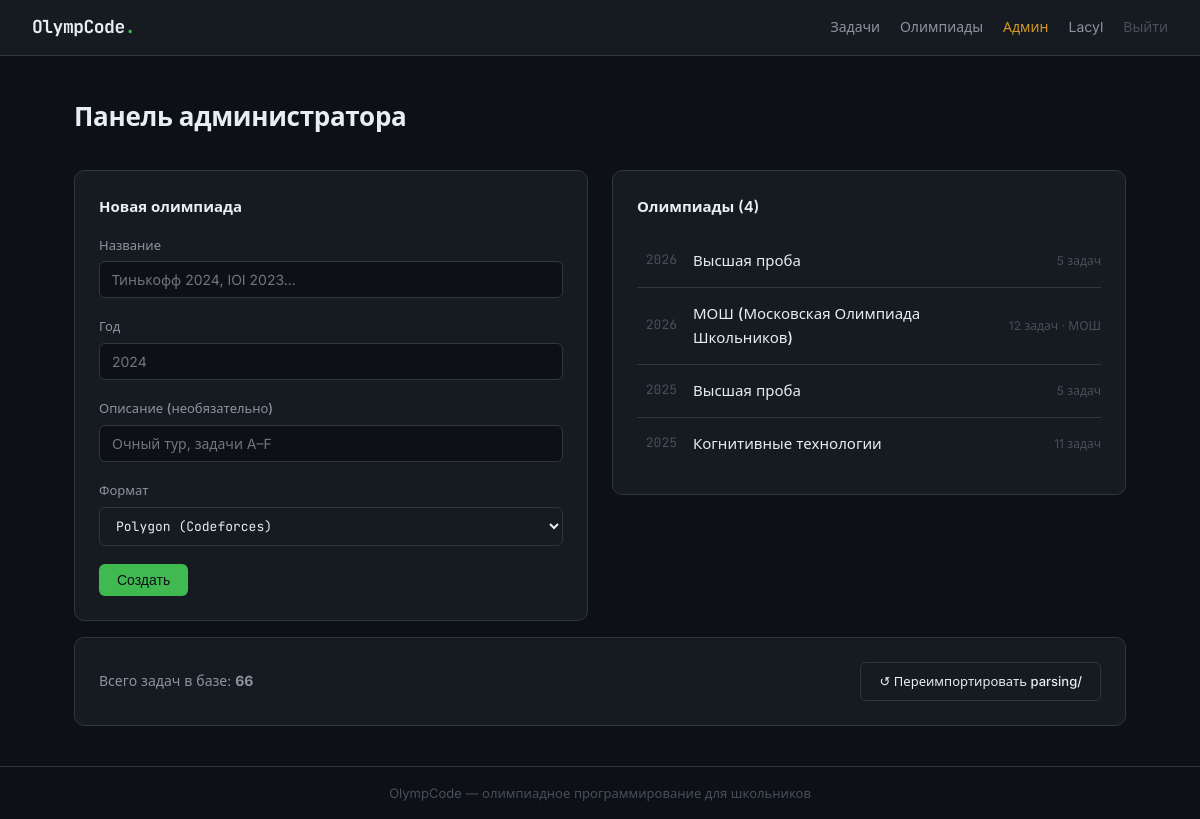
Page /admin/ (signed in) on the earlier database version.
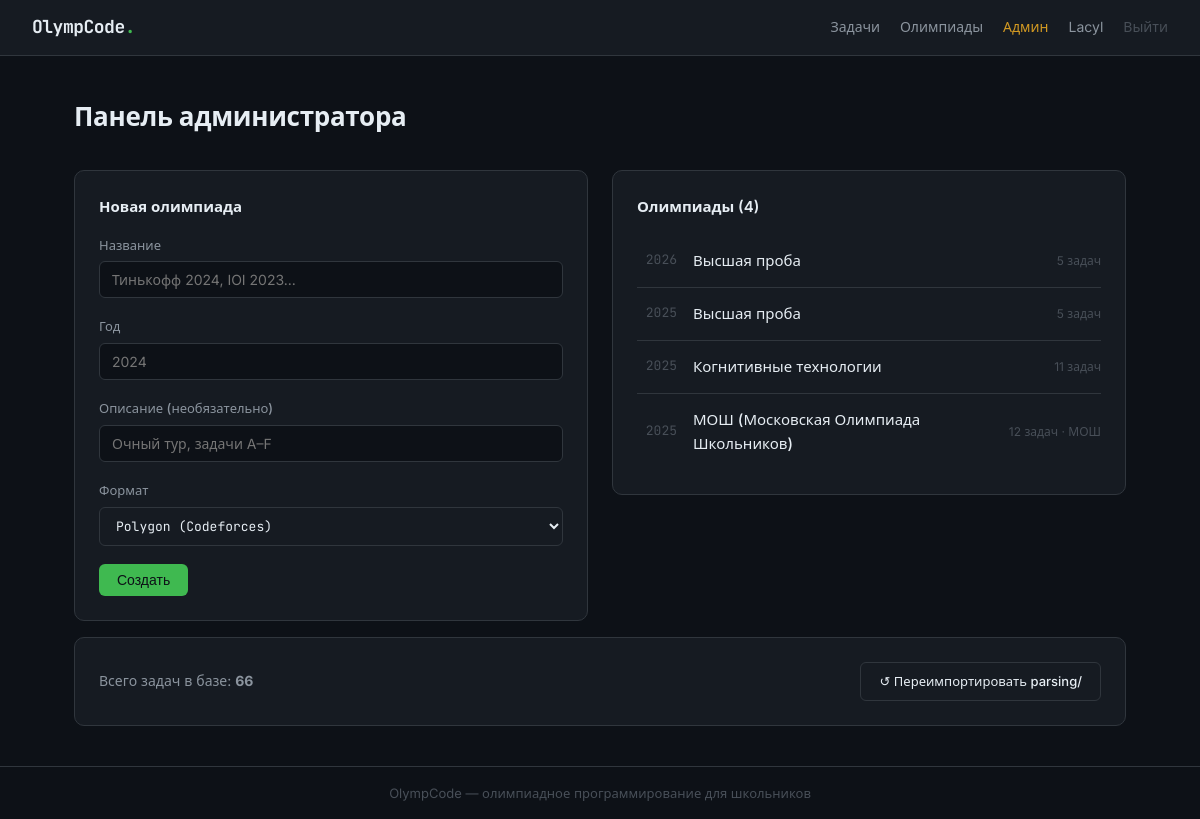
Same page on the later database version.
### models.py (models this page shows)
class User(Base):
    __tablename__ = "users"
    id:            Mapped[int]      = mapped_column(Integer, primary_key=True)
    username:      Mapped[str]      = mapped_column(String(64), unique=True, index=True)
    email:         Mapped[str]      = mapped_column(String(256), unique=True)
    password_hash: Mapped[str]      = mapped_column(String(256))
    is_admin:      Mapped[bool]     = mapped_column(Boolean, default=False)
    created_at:    Mapped[datetime] = mapped_column(DateTime, default=datetime.now)
    submissions: Mapped[list["Submission"]] = relationship(back_populates="user")

class Contest(Base):
    __tablename__ = "contests"
    id:          Mapped[int]        = mapped_column(Integer, primary_key=True)
    title:       Mapped[str]        = mapped_column(String(256))
    year:        Mapped[int | None] = mapped_column(Integer, nullable=True)
    description: Mapped[str | None] = mapped_column(Text, nullable=True)
    format:      Mapped[ContestFormat] = mapped_column(SAEnum(ContestFormat), default=ContestFormat.POLYGON)
    created_at:  Mapped[datetime]   = mapped_column(DateTime, default=datetime.now)
    contest_tasks: Mapped[list["ContestTask"]] = relationship(back_populates="contest")

### routers/admin.py (the view)
@router.get("/")
async def admin_index(request: Request, db: Session = Depends(get_db)):
    user = _require_admin(request, db)
    if not user:
        return render_404(request, None)
    contests = db.query(Contest).order_by(Contest.year.desc(), Contest.title).all()
    tasks_count = db.query(Task).count()
    return templates.TemplateResponse("admin/index.html", {
        "request":      request,
        "user":         user,
        "contests":     contests,
        "tasks_count":  tasks_count,
    })

### templates/admin/index.html (shortened to what this page needs)
{% extends "base.html" %}
{% block content %}
<div class="page-header">
  <h1>Панель администратора</h1>
</div>
<div style="display:grid; grid-template-columns:1fr 1fr; gap:24px; align-items:start">
  <div class="card">
    <h2 style="font-size:15px; font-weight:600; margin-bottom:16px">Новая олимпиада</h2>
    <form method="post" action="/admin/contest/create">
      <div class="form-group">
        <label>Название</label>
        <input class="form-input" name="title" required placeholder="Тинькофф 2024, IOI 2023...">
      </div>
      <div class="form-group">
        <label>Год</label>
        <input class="form-input" name="year" type="number" placeholder="2024">
      </div>
      <div class="form-group">
        <label>Описание (необязательно)</label>
        <input class="form-input" name="description" placeholder="Очный тур, задачи A–F">
      </div>
      <div class="form-group">
        <label>Формат</label>
        <select class="lang-select" name="contest_format" style="width:100%; padding:9px 12px">
          <option value="polygon">Polygon (Codeforces)</option>
        </select>
      </div>
      <button class="btn btn--primary" type="submit">Создать</button>
    </form>
  </div>
  <div class="card">
    <h2 style="font-size:15px; font-weight:600; margin-bottom:16px">
      Олимпиады ({{ contests | length }})
    </h2>
    {% if contests %}
    <ul class="task-list">
      {% for contest in contests %}
      <li class="task-list__item">
        <span class="task-num">{{ contest.year or '—' }}</span>
        <a href="/admin/contest/{{ contest.id }}" class="task-link">{{ contest.title }}</a>
        <span style="font-size:12px; color:var(--text-3)">
          {{ contest.contest_tasks | length }} задач
          {% if contest.format.value == 'mosh' %} · МОШ{% endif %}
        </span>
      </li>
      {% endfor %}
    </ul>
    {% else %}
    <p style="color:var(--text-2); font-size:14px">Пока нет олимпиад</p>
    {% endif %}
  </div>
</div>
<div class="card" style="margin-top:16px">
  <div style="display:flex; justify-content:space-between; align-items:center">
    <span style="font-size:14px; color:var(--text-2)">Всего задач в базе: <b>{{ tasks_count }}</b></span>
    <a href="/admin/reimport" class="btn btn--outline" style="font-size:13px">
      ↺ Переимпортировать parsing/
    </a>
  </div>
</div>
{% endblock %}

### templates/base.html (shortened to what this page needs)
<!DOCTYPE html>
<html lang="ru">
<head>
  <link rel="stylesheet" href="/static/css/main.css">
</head>
<body>
<nav class="navbar">
  <a href="/" class="nav-logo">OlympCode<span class="logo-dot">.</span></a>
  <div class="nav-links">
    <a href="/" class="nav-link">Задачи</a>
    <a href="/contests/" class="nav-link">Олимпиады</a>
    {% if user %}
      {% if user.is_admin %}<a href="/admin/" class="nav-link" style="color:var(--amber)">Админ</a>{% endif %}
      <a href="/profile/" class="nav-link">{{ user.username }}</a>
      <a href="/auth/logout" class="nav-link nav-link--muted">Выйти</a>
    {% else %}
      <a href="/auth/login" class="nav-link">Войти</a>
      <a href="/auth/register" class="btn btn--sm btn--primary">Регистрация</a>
    {% endif %}
  </div>
</nav>
<main class="main-content">
  {% block content %}{% endblock %}
</main>
<footer class="footer">
  <span>OlympCode — олимпиадное программирование для школьников</span>
</footer>
</body>
</html>

### static/css/main.css (style rules this page uses)
*, *::before, *::after { box-sizing: border-box; margin: 0; padding: 0; }
:root { --bg: #0d1117; --bg-card: #161b22; --bg-input: #0d1117; --border: #30363d; --border-hi: #58a6ff; --text: #e6edf3; --text-2: #8b949e; --text-3: #484f58; --green: #3fb950; --green-dim: #1a4226; --red: #f85149; --red-dim: #3d1a19; --amber: #d29922; --amber-dim: #2d2208; --blue: #58a6ff; --mono: 'JetBrains Mono', 'Courier New', monospace; --sans: 'Inter', system-ui, sans-serif; --radius: 6px; --radius-lg: 10px; }
html { scroll-behavior: smooth; }
body { background: var(--bg); color: var(--text); font-family: var(--sans); font-size: 15px; line-height: 1.6; min-height: 100vh; display: flex; flex-direction: column; }
a { color: var(--blue); text-decoration: none; }
.navbar { display: flex; align-items: center; justify-content: space-between; padding: 0 32px; height: 56px; border-bottom: 1px solid var(--border); background: var(--bg-card); position: sticky; top: 0; z-index: 100; }
.nav-logo { font-family: var(--mono); font-weight: 700; font-size: 18px; color: var(--text); text-decoration: none; letter-spacing: -0.5px; }
.logo-dot { color: var(--green); }
.nav-links { display: flex; align-items: center; gap: 20px; }
.nav-link { color: var(--text-2); font-size: 14px; text-decoration: none; transition: color .15s; }
.nav-link--muted { color: var(--text-3); }
.main-content { flex: 1; max-width: 1100px; width: 100%; margin: 0 auto; padding: 40px 24px; }
.footer { border-top: 1px solid var(--border); padding: 16px 32px; text-align: center; font-size: 13px; color: var(--text-3); }
.btn { display: inline-flex; align-items: center; gap: 6px; padding: 8px 18px; border-radius: var(--radius); font-size: 14px; font-weight: 500; cursor: pointer; border: none; transition: opacity .15s, background .15s; text-decoration: none; }
.btn--primary { background: var(--green); color: #0d1117; }
.btn--outline { background: transparent; border: 1px solid var(--border); color: var(--text); }
.card { background: var(--bg-card); border: 1px solid var(--border); border-radius: var(--radius-lg); padding: 24px; }
.page-header { margin-bottom: 32px; }
.page-header h1 { font-size: 26px; font-weight: 600; letter-spacing: -0.3px; }
.task-list { list-style: none; }
.task-list__item { display: grid; grid-template-columns: 40px 1fr auto; align-items: center; gap: 16px; padding: 14px 0; border-bottom: 1px solid var(--border); }
.task-list__item:last-child { border-bottom: none; }
.task-num { font-family: var(--mono); font-size: 13px; color: var(--text-3); text-align: right; }
.task-link { color: var(--text); font-weight: 500; text-decoration: none; }
.lang-select { background: var(--bg-card); border: 1px solid var(--border); color: var(--text); padding: 5px 10px; border-radius: var(--radius); font-size: 13px; font-family: var(--mono); cursor: pointer; }
.form-group { margin-bottom: 18px; }
.form-group label { display: block; font-size: 13px; font-weight: 500; margin-bottom: 6px; color: var(--text-2); }
.form-input { width: 100%; background: var(--bg-input); border: 1px solid var(--border); border-radius: var(--radius); color: var(--text); padding: 9px 12px; font-size: 14px; font-family: var(--sans); outline: none; transition: border-color .15s; }

Differences in the rows shown:
removed Contest: year "2026", title "МОШ (Московская Олимпиада Школьников)", contest_tasks|length "12", format "· МОШ"
added Contest: year "2025", title "МОШ (Московская Олимпиада Школьников)", contest_tasks|length "12", format "· МОШ"
